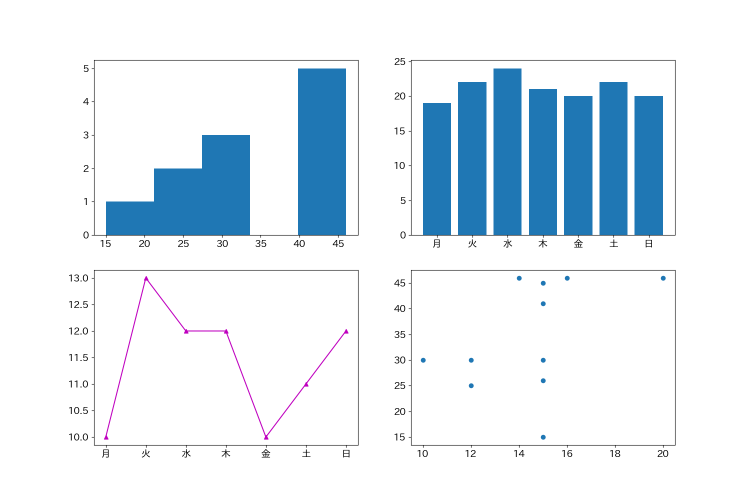
#> input picture python/sapu_plt.png, 1500 x 1000 px (shown at 1/2 size); its folder holds only this picture in this run
$ python sudoku_reader.py sapu_plt.png
#> lines starting #> are read from the running program, lines starting #| are printed output that depends on the picture; after the words box and inside, x2 and y2 are one past the last pixel; in counts of white or black regions, pixels touching at a corner belong together
#> in read_sudoku, bgr is the input picture: shape (1000, 1500, 3); mean B, G, R 243.4, 235.5, 224.8

import cv2 as cv
import numpy as np
from pathlib import Path

# ============================
# Sudoku Reader (OpenCV)
# ============================
# 1) 盤面の射影補正
# 2) 9x9分割 & セル内の数字候補を抽出（黒文字・青文字両対応）
# 3) 認識：テンプレート照合 → Tesseract（任意）
# 4) 結果の9x9グリッドとデバッグ画像を出力
#
# 使い方:
#   python sudoku_reader.py /path/to/sudoku.jpg --out /path/to/outdir --tess
#   python sudoku_reader.py /root/wsl/python/sudoku.jpg --out /root/wsl/python/out --tess
#
# テンプレート:
#   templates/1.png ... templates/9.png を用意するとテンプレ照合が有効になります。
#   無い場合は Tesseract (--tess) を使うか、ROI画像を元に作成してください。

def imwrite(p, img):
    p = Path(p); p.parent.mkdir(parents=True, exist_ok=True)
    cv.imwrite(str(p), img)

def find_board_and_warp(img_bgr, out_size=900):
#> called with out_size = 900
    gray = cv.cvtColor(img_bgr, cv.COLOR_BGR2GRAY)
    blur = cv.GaussianBlur(gray, (7,7), 0)
    thr  = cv.adaptiveThreshold(blur, 255, cv.ADAPTIVE_THRESH_GAUSSIAN_C,
                                cv.THRESH_BINARY_INV, 11, 2)
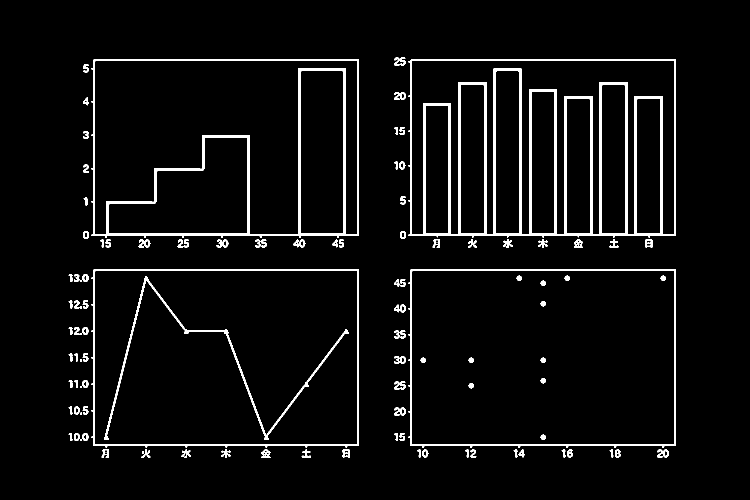
#> thr: shape (1000, 1500) (shown at 1/2 size); 4.5% white; 103 white regions (5 under 20 px), largest, box (x1, y1, x2, y2) and area: (816, 119, 1352, 476) 27925, (182, 119, 718, 476) 12945, (816, 539, 1352, 896) 5455
    kernel = cv.getStructuringElement(cv.MORPH_RECT, (5,5))
    thr = cv.dilate(thr, kernel, iterations=1)
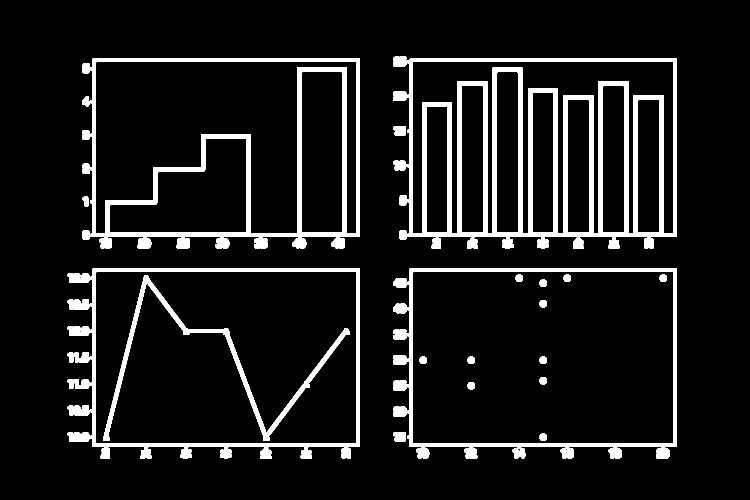
#> thr: shape (1000, 1500) (shown at 1/2 size); 9.3% white; 42 white regions

    cnts, _ = cv.findContours(thr, cv.RETR_EXTERNAL, cv.CHAIN_APPROX_SIMPLE)
#> cnts = 30 contours; largest, box (x1, y1, x2, y2) and area: (180, 117, 720, 497) 193312, (814, 537, 1354, 917) 193055, (181, 537, 720, 918) 192940, (814, 117, 1354, 498) 192640, (135, 811, 179, 831) 708
    if not cnts:
        raise RuntimeError("盤面らしき輪郭が見つからない")
    # 面積上位から四角近似を試す
    for cnt in sorted(cnts, key=cv.contourArea, reverse=True)[:20]:
        peri = cv.arcLength(cnt, True)
        approx = cv.approxPolyDP(cnt, 0.02*peri, True)
        if len(approx)==4:
            pts = approx.reshape(4,2).astype(np.float32)
            s = pts.sum(axis=1); d = np.diff(pts, axis=1).ravel()
            tl = pts[np.argmin(s)]; br = pts[np.argmax(s)]
            tr = pts[np.argmin(d)]; bl = pts[np.argmax(d)]
            src = np.array([tl,tr,br,bl], np.float32)
            dst = np.array([[0,0],[out_size-1,0],[out_size-1,out_size-1],[0,out_size-1]], np.float32)
            M = cv.getPerspectiveTransform(src, dst)
            warped = cv.warpPerspective(img_bgr, M, (out_size, out_size))
            return warped
#> this loop made 1 pass
#> (peri, pts, s, d, src, dst) on pass 1: (2385.8, [[185, 117], [202, 496], [719, 473], [719, 117]], [302, 698, 1192, 836], [-68, 294, -246, -602], [[185, 117], [719, 117], [719, 473], [202, 496]], [[0, 0], [899, 0], [899, 899], [0, 899]])
    raise RuntimeError("四角形として近似できない")

def make_digit_mask(board_bgr):
    """黒文字/青文字を同時に拾う2値画像を作る"""
    hsv = cv.cvtColor(board_bgr, cv.COLOR_BGR2HSV)
#> hsv: shape (900, 900, 3); mean H, S, V 38.7, 79.1, 224.3
    # 黒(濃い灰含む)：V低め & S低〜中
    lower_black = np.array([0, 0, 0])
    upper_black = np.array([180, 120, 120])
    mask_black = cv.inRange(hsv, lower_black, upper_black)
#> mask_black: shape (900, 900); 0.86% white in thin lines or dots
    # 青：H ~ [90..140] 近辺（機種によるので広めに）
    lower_blue1 = np.array([90,  50, 50])
    upper_blue1 = np.array([140, 255,255])
    mask_blue = cv.inRange(hsv, lower_blue1, upper_blue1)
#> mask_blue: shape (900, 900); 37.6% white; 2 white regions, box (x1, y1, x2, y2) and area: (18, 364, 511, 867) 160857, (674, 47, 851, 888) 144104
    mask = cv.bitwise_or(mask_black, mask_blue)
#> mask: shape (900, 900); 38.5% white; 11 white regions, largest, box (x1, y1, x2, y2) and area: (0, 6, 895, 899) 310815, (144, 869, 161, 900) 188, (17, 860, 32, 895) 181
    # 細線除去・ノイズ除去
    kernel = cv.getStructuringElement(cv.MORPH_RECT, (3,3))
    mask = cv.morphologyEx(mask, cv.MORPH_OPEN, kernel, iterations=1)
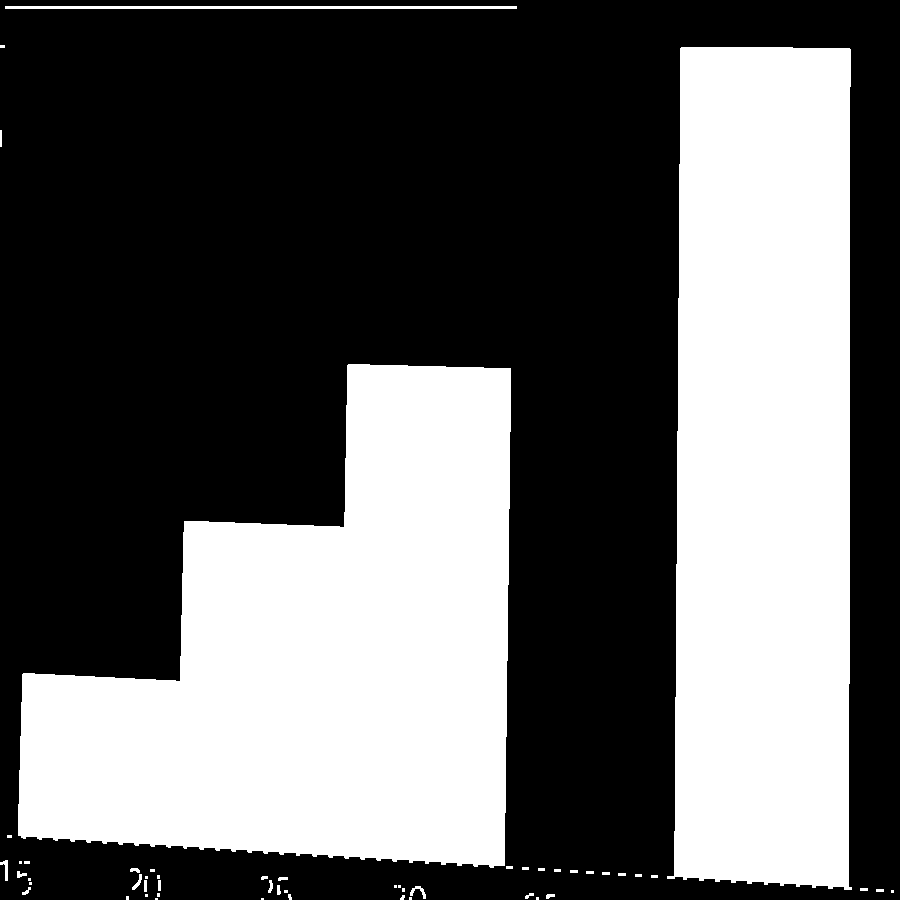
#> mask: shape (900, 900); 38% white; 53 white regions (23 under 20 px), largest, box (x1, y1, x2, y2) and area: (18, 364, 511, 868) 161119, (667, 47, 852, 890) 144236, (5, 6, 517, 9) 1536
    return mask

def extract_cell(img, r, c, N=9):
    h, w = img.shape[:2]
    ch, cw = h//N, w//N
    y0, y1 = r*ch, (r+1)*ch
    x0, x1 = c*cw, (c+1)*cw
    cell = img[y0:y1, x0:x1]
    # 枠の影響を避けるため少し内側を使う
    pad = max(2, min(ch,cw)//15)
    return cell[pad:-pad, pad:-pad]

def extract_digit_roi(cell_mask, min_area_ratio=0.01, max_area_ratio=0.6):
    if cell_mask.size == 0: return None
    cnts, _ = cv.findContours(cell_mask, cv.RETR_EXTERNAL, cv.CHAIN_APPROX_SIMPLE)
    if not cnts: return None
    h,w = cell_mask.shape[:2]
    area = h*w
    cnt = max(cnts, key=cv.contourArea)
    a = cv.contourArea(cnt)/area
    if a < min_area_ratio or a > max_area_ratio:
        return None
    x,y,wc,hc = cv.boundingRect(cnt)
    roi = cell_mask[y:y+hc, x:x+wc]
    # 正方形にパディング → 28x28
    size = max(wc, hc)
    canvas = np.zeros((size,size), dtype=np.uint8)
    yoff = (size-hc)//2; xoff = (size-wc)//2
    canvas[yoff:yoff+hc, xoff:xoff+wc] = roi
    roi28 = cv.resize(canvas, (28,28), interpolation=cv.INTER_AREA)
    return roi28

def load_templates(template_dir="templates"):
    T = {}
    p = Path(template_dir)
    for d in range(1,10):
        f = p/f"{d}.png"
        if f.exists():
            img = cv.imread(str(f), cv.IMREAD_GRAYSCALE)
            # 数字(白) on 黒背景に統一
            _, img = cv.threshold(img, 0, 255, cv.THRESH_BINARY + cv.THRESH_OTSU)
            # 反転して数字を白に
            if np.mean(img) < 127:
                img = 255 - img
            img = cv.resize(img, (28,28), interpolation=cv.INTER_AREA)
            T[d] = img
    return T

def match_with_templates(roi28, templates):
    if not templates: return None, 0.0
    # ROIを白字(255)に揃える
    roi = roi28.copy()
    if np.mean(roi) < 127:  # もし黒字なら反転
        roi = 255 - roi
    best_d, best_score = None, -1.0
    for d, tmpl in templates.items():
        res = cv.matchTemplate(roi, tmpl, cv.TM_CCOEFF_NORMED)
        score = float(res.max())
        if score > best_score:
            best_score, best_d = score, d
    return best_d, best_score

def ocr_tesseract(roi28):
    try:
        import pytesseract
    except Exception:
        return None, 0.0
    # 文字は白で与える方が安定
    roi = roi28.copy()
    if np.mean(roi) < 127:
        roi = 255 - roi
    cfg = r'--psm 10 --oem 3 -c tessedit_char_whitelist=123456789'
    txt = pytesseract.image_to_string(roi, config=cfg)
    txt = txt.strip()
    if len(txt)==1 and txt.isdigit() and txt!='0':
        return int(txt), 0.5
    return None, 0.0

def read_sudoku(image_path, out_dir="read_out", template_dir="templates", use_tesseract=True, debug=True):
    out_dir = Path(out_dir); out_dir.mkdir(parents=True, exist_ok=True)
    bgr = cv.imread(str(image_path))
    if bgr is None: raise FileNotFoundError(image_path)

    board = find_board_and_warp(bgr, out_size=900)
    imwrite(out_dir/"01_warped.png", board)

    mask = make_digit_mask(board)              # 黒+青の2値化
    imwrite(out_dir/"02_mask.png", mask)

    templates = load_templates(template_dir)

    grid = np.zeros((9,9), dtype=int)
    score_map = np.zeros((9,9), dtype=float)

    H, W = mask.shape[:2]
#> H = 900; W = 900
    ch, cw = H//9, W//9
#> ch = 100; cw = 100
    contact = np.ones((H, W), dtype=np.uint8)*255

    for r in range(9):
        for c in range(9):
            cell = extract_cell(mask, r, c)
            imwrite(out_dir/f"cells/cell_{r}_{c}.png", cell)
            roi28 = extract_digit_roi(cell)
            if roi28 is None:
                continue
            imwrite(out_dir/f"rois/roi_{r}_{c}.png", roi28)

            # 1) テンプレート
            d, s = match_with_templates(roi28, templates)
            # 2) Tesseract フォールバック
            if (d is None or s < 0.6) and use_tesseract:
                d2, s2 = ocr_tesseract(roi28)
                if d2 is not None:
                    d, s = d2, max(s, s2)

            if d is not None:
                grid[r,c] = d
                score_map[r,c] = s

            # コンタクトシート可視化（原画像を反転してセル配置）
            raw_cell = mask[r*ch:(r+1)*ch, c*cw:(c+1)*cw]
            contact[r*ch:(r+1)*ch, c*cw:(c+1)*cw] = 255 - raw_cell
#> this loop made 9 passes
#> pass 1, in imwrite (call 3), `cv.imwrite(str(p), img)`:
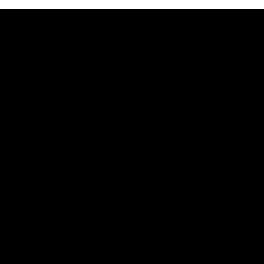
#> saved as cell_0_0.png: shape (88, 88) (shown 3 times larger); 3.4% white; 1 white region, box (x1, y1, x2, y2) and area: (0, 0, 88, 3) 264
#> after the loop:
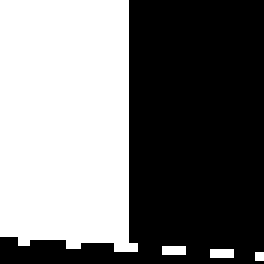
#> cell: shape (88, 88) (shown 3 times larger); 45.9% white; 4 white regions (1 under 20 px), largest, box (x1, y1, x2, y2) and area: (0, 0, 46, 84) 3497, (54, 82, 62, 85) 24, (70, 83, 78, 86) 24
#> after the loop:
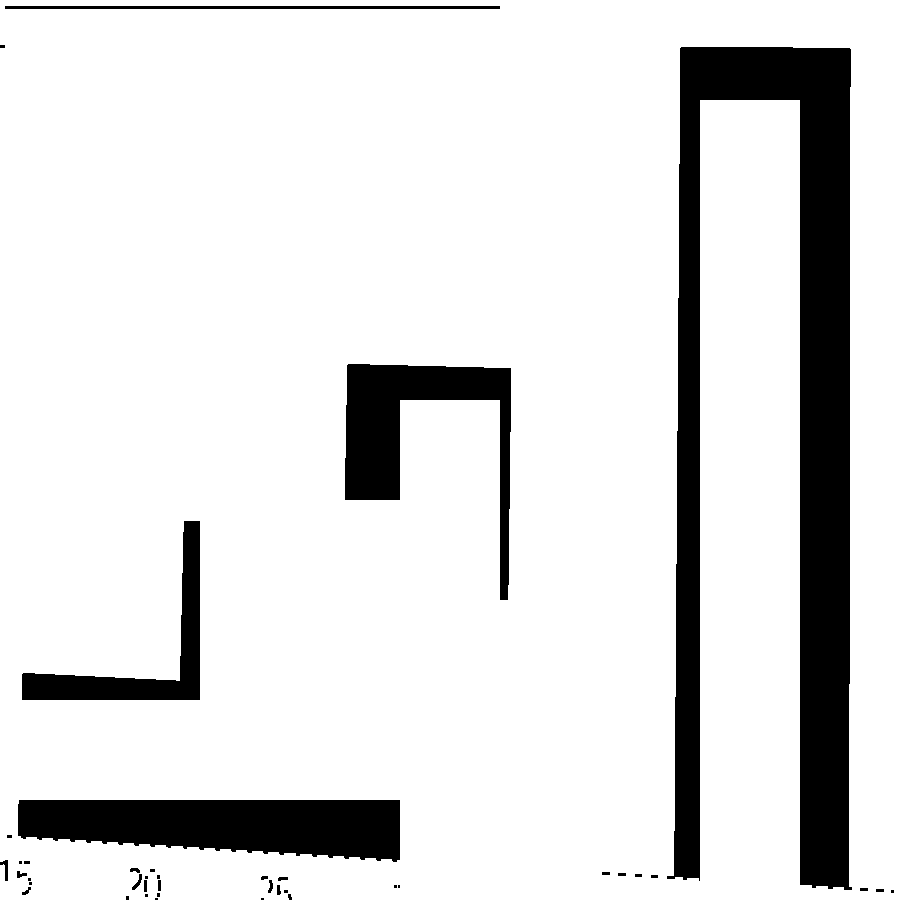
#> contact: shape (900, 900); 86.8% white; 41 black regions (19 under 20 px), largest, box (x1, y1, x2, y2) and area: (667, 47, 852, 890) 66007, (18, 800, 400, 862) 18595, (345, 364, 511, 600) 12930
#> after the loop:
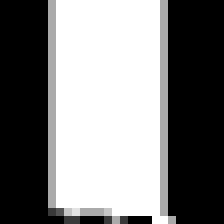
#> roi28: shape (28, 28) (shown 8 times larger); min 0, max 255, mean 126.4

    imwrite(out_dir/"03_contact.png", contact)

    if debug:
        with open(out_dir/"grid.json", "w", encoding="utf-8") as f:
            import json
            json.dump(grid.tolist(), f, ensure_ascii=False, indent=2)

    return grid, score_map

if __name__ == "__main__":
    import argparse, json
    ap = argparse.ArgumentParser()
    ap.add_argument("image")
    ap.add_argument("--out", default="read_out")
    ap.add_argument("--templates", default="templates")
    ap.add_argument("--tess", action="store_true", help="Use Tesseract fallback")
    args = ap.parse_args()

    grid, scores = read_sudoku(args.image, out_dir=args.out, template_dir=args.templates, use_tesseract=args.tess)
    print(json.dumps(grid.tolist()))
#> (printed output is left out)
